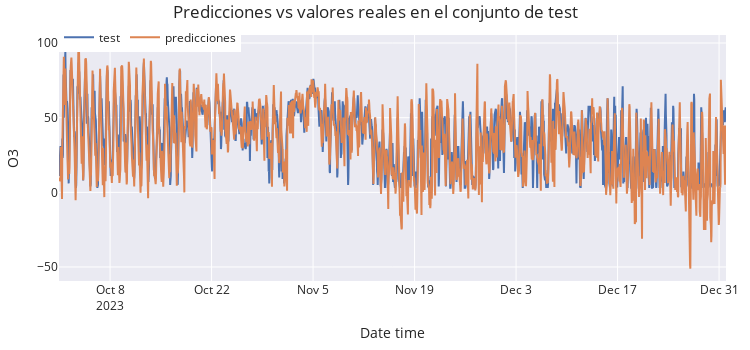

The notebook cell saved with this chart:
### Code cell
# Gráfico de las predicciones vs valores reales en el conjunto de test
# ==============================================================================
fig = go.Figure()
trace1 = go.Scatter(x=data_test.index, y=data_test['o3'], name="test", mode="lines")
trace2 = go.Scatter(x=predictions.index, y=predictions['o3'], name="predicciones", mode="lines")
fig.add_trace(trace1)
fig.add_trace(trace2)
fig.update_layout(
    title="Predicciones vs valores reales en el conjunto de test",
    xaxis_title="Date time",
    yaxis_title="O3",
    width=750,
    height=350,
    margin=dict(l=20, r=20, t=35, b=20),
    legend=dict(
        orientation="h",
        yanchor="top",
        y=1.05,
        xanchor="left",
        x=0
    )
)
fig.show()

### Figure 1 — Plotly figure (JSON) as saved in the notebook; plotly's stock layout.template omitted (floating-point values rounded to 4 significant figures; data arrays with more than 128 entries replaced by an {"elided": "..."} marker saying what was removed)
{"data": [{"mode": "lines", "name": "test", "type": "scatter", "x": {"elided": "2209 str values"}, "y": {"elided": "2209 float values"}}, {"mode": "lines", "name": "predicciones", "type": "scatter", "x": {"elided": "2208 str values"}, "y": {"elided": "2208 float values"}}], "layout": {"height": 350, "legend": {"orientation": "h", "x": 0, "xanchor": "left", "y": 1.05, "yanchor": "top"}, "margin": {"b": 20, "l": 20, "r": 20, "t": 35}, "title": {"text": "Predicciones vs valores reales en el conjunto de test"}, "width": 750, "xaxis": {"title": {"text": "Date time"}}, "yaxis": {"title": {"text": "O3"}}}}
